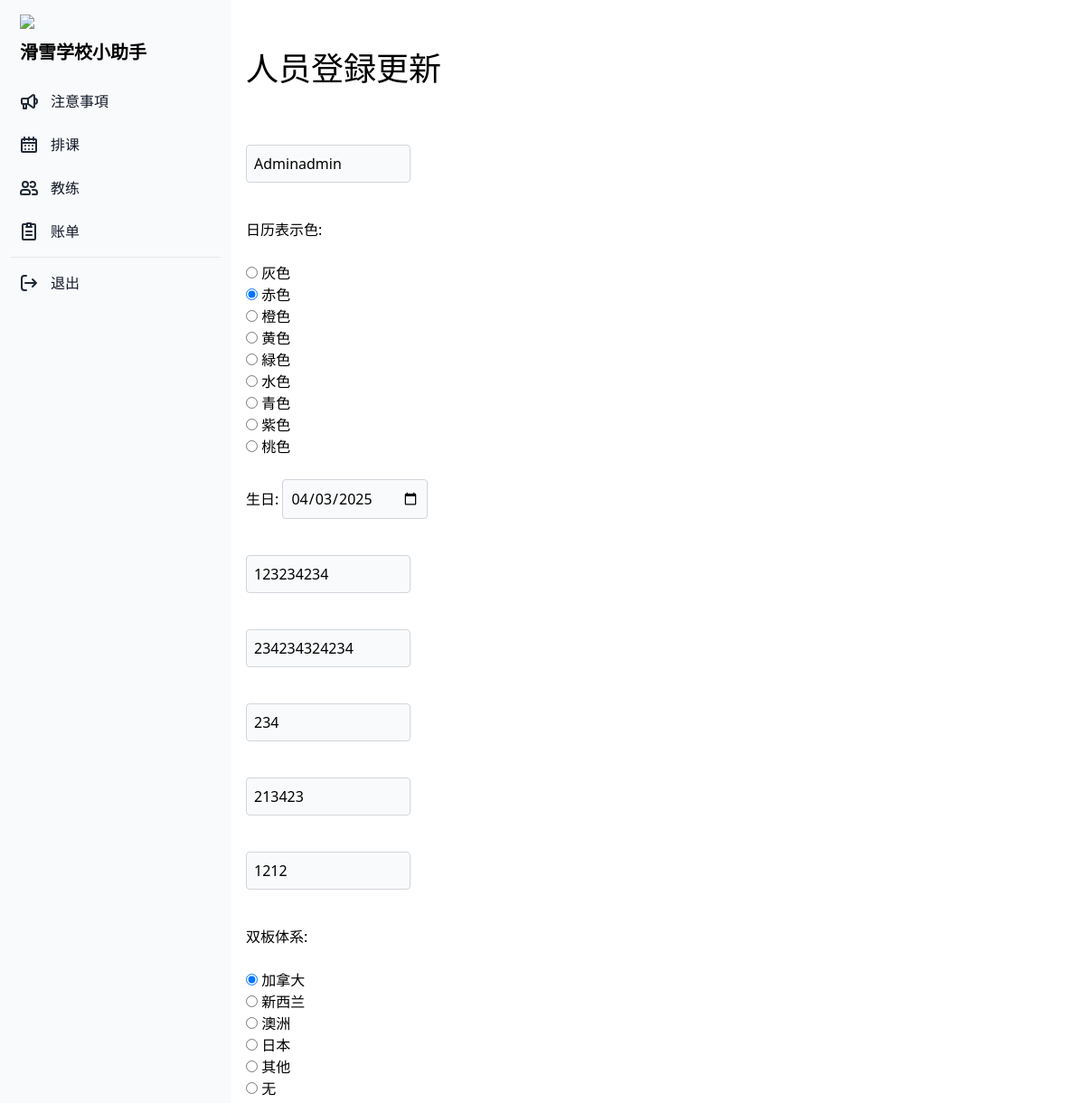
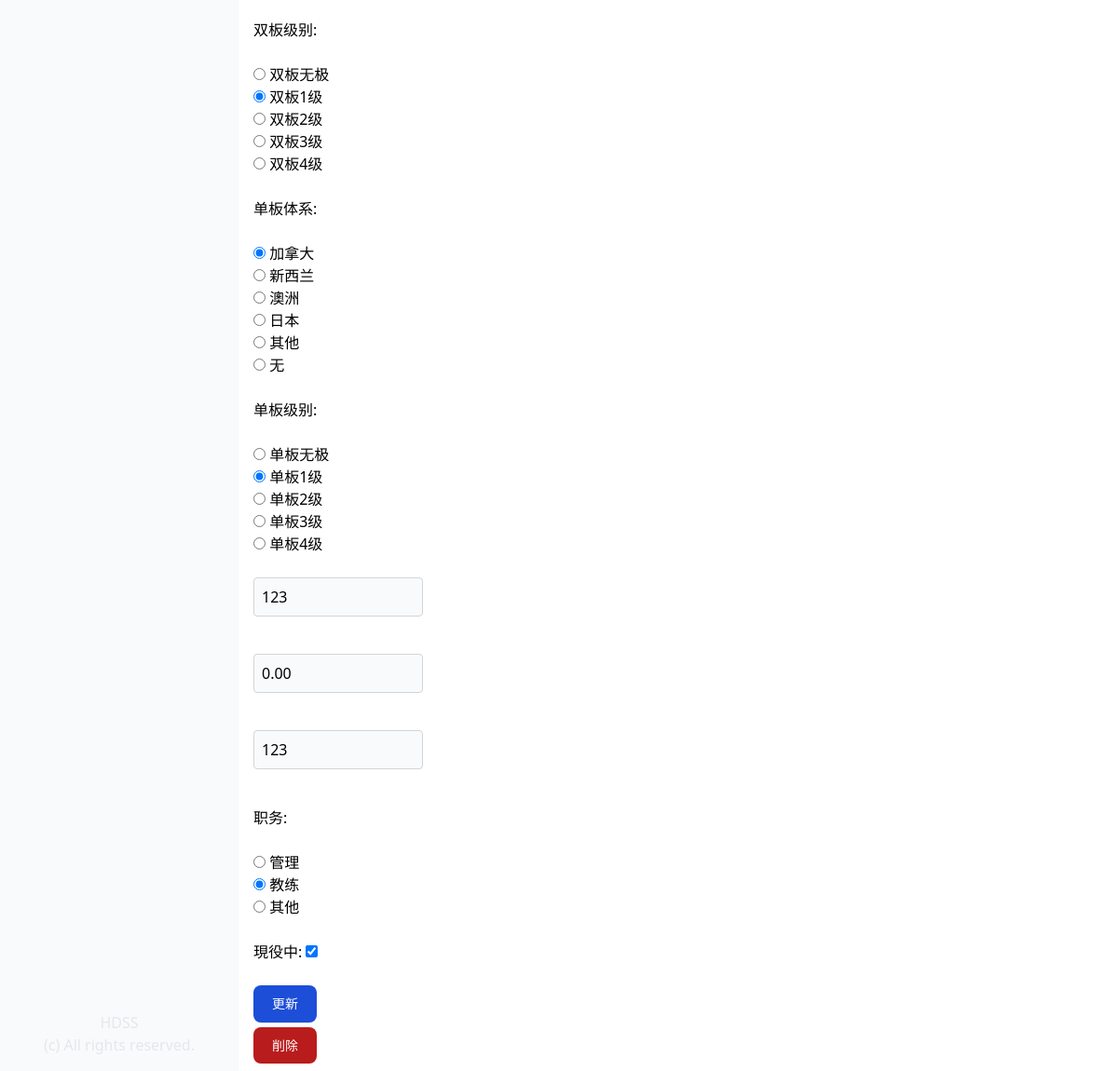
The app's page /update_profile/5/ (signed in) with its own data (2 pictures, top to bottom).
### manager/models.py (models this page shows, shortened)
class Profile(models.Model):
    COLORS = (
        ('#808080', '灰色'),
        ('#ff6961', '赤色'),
        ('#ffb480', '橙色'),
        ('#f8f38d', '黄色'),
        ('#42d6a4', '緑色'),
        ('#08cad1', '水色'),
        ('#59adf6', '青色'),
        ('#9d94ff', '紫色'),
        ('#c780e8', '桃色'),
    )
    TYPE = (
        ('管理', '管理'),
        ('教练', '教练'),
        ('其他', '其他'),
    )
    SKI = (
        ('双板无极', '双板无极'),
        ('双板1级', '双板1级'),
        ('双板2级', '双板2级'),
        ('双板3级', '双板3级'),
        ('双板4级', '双板4级'),
    )
    SNOWBOARD = (
        ('单板无极', '单板无极'),
        ('单板1级', '单板1级'),
        ('单板2级', '单板2级'),
        ('单板3级', '单板3级'),
        ('单板4级', '单板4级'),
    )
    SKI_SYSTEM = (
        ('加拿大', '加拿大'),
        ('新西兰', '新西兰'),
        ('澳洲', '澳洲'),
        ('日本', '日本'),
        ('其他', '其他'),
        ('无', '无'),
    )
    SNOWBOARD_SYSTEM = (
        ('加拿大', '加拿大'),
        ('新西兰', '新西兰'),
        ('澳洲', '澳洲'),
        ('日本', '日本'),
        ('其他', '其他'),
        ('无', '无'),
    )
    user = models.OneToOneField(User, on_delete=models.CASCADE)
    birthday = models.DateField("生年月日", blank=True, null=True)
    color = models.CharField("教练色", max_length=30, choices=COLORS)
    contract_type = models.CharField("职务", max_length=50, choices=TYPE, default='教练')
    fullname = models.CharField("姓名", max_length=20, blank=True)
    phone = models.CharField("電話", max_length=20, blank=True)
    email = models.CharField("邮箱", max_length=50, blank=True)
    wechat = models.CharField("微信", max_length=20, blank=True)
    whatsapp = models.CharField("Whatsapp", max_length=20, blank=True)
    line = models.CharField("LINE", max_length=20, blank=True)
    ski_system = models.CharField("双板体系", max_length=50, choices=SKI_SYSTEM, default='加拿大')
    snowboard_system = models.CharField("单板体系", max_length=50, choices=SNOWBOARD_SYSTEM, default='加拿大')
    ski = models.CharField("级别", max_length=50, choices=SKI, default='双板1级')
    snowboard = models.CharField("级别", max_length=50, choices=SNOWBOARD, default='单板1级')
    accommodation = models.CharField("宿舍", max_length=20, blank=True)
    commission = models.DecimalField("提成", max_digits=10, decimal_places=2, default=0.00)
    note = models.CharField("備考", max_length=500, blank=True)
    is_active = models.BooleanField("現役中", default=True)
    date_created = models.DateTimeField("作成日", auto_now_add=True)
    updated_at = models.DateTimeField("更新日", auto_now=True)

### manager/views.py (the view)
# urls.py: path('update_profile/<int:profile_id>/', views.update_profile, name="update_profile"),
@login_required(login_url='/login_user/')
def update_profile(request, profile_id):
    if request.user.is_superuser:
        if request.user.is_authenticated:
            profile = Profile.objects.get(id=profile_id)
            form = UserProfileForm(request.POST or None, instance=profile)
            if form.is_valid():
                form.save()
                messages.success(request, "简历更新了。")
                return redirect("profile_list")
            return render(request, "profile/update_profile.html", {"form": form , "profile": profile })
        else:
            messages.success(request, "请先登录。")
            return redirect("login_user")
    else:
        messages.success(request, ("只有管理人员可以访问此页面。"))

### manager/templates/profile/update_profile.html (shortened to what this page needs)
{% extends "base.html" %}
{% block content %}
<div class="p-4 sm:ml-64">
    <div class="px-auto">
        <h1 class="text-4xl py-10">人员登録更新</h1>
    </div>
    <form class="space-y-6 mb-3" action="{% url 'update_profile' profile.id %}" method="post">
        {{ form.as_p }}
        <button type="submit"
            class="text-white bg-blue-700 hover:bg-blue-800 focus:ring-4 focus:outline-none focus:ring-blue-300 font-medium rounded-lg text-sm w-full sm:w-auto px-5 py-2.5 text-center dark:bg-blue-600 dark:hover:bg-blue-700 dark:focus:ring-blue-800">更新</button>
    </form>
    <a href="{% url 'delete_user' profile.id %}"
        class="btn text-white bg-red-700 hover:bg-red-800 focus:ring-4 focus:outline-none focus:ring-red-300 font-medium rounded-lg text-sm w-full sm:w-auto px-5 py-2.5 text-center dark:bg-red-600 dark:hover:bg-red-700 dark:focus:ring-red-800">削除
    </a>
</div>
{% endblock %}

### records on screen
Profile: fullname "Adminadmin", color "☐ 灰色 ☑ 赤色 ☐ 橙色 ☐ 黄色 ☐ 緑色 ☐ 水色 ☐ 青色 ☐ 紫色 ☐ 桃色", birthday "04/03/2025", phone "123234234", email "234234324234", wechat "234", whatsapp "213423", line "1212", ski_system "☑ 加拿大 ☐ 新西兰 ☐ 澳洲 ☐ 日本 ☐ 其他 ☐ 无", ski "☐ 双板无极 ☑ 双板1级 ☐ 双板2级 ☐ 双板3级 ☐ 双板4级", snowboard_system "☑ 加拿大 ☐ 新西兰 ☐ 澳洲 ☐ 日本 ☐ 其他 ☐ 无", snowboard "☐ 单板无极 ☑ 单板1级 ☐ 单板2级 ☐ 单板3级 ☐ 单板4级", accommodation "123", commission "0.00", note "123", contract_type "☐ 管理 ☑ 教练 ☐ 其他", is_active "☑"
